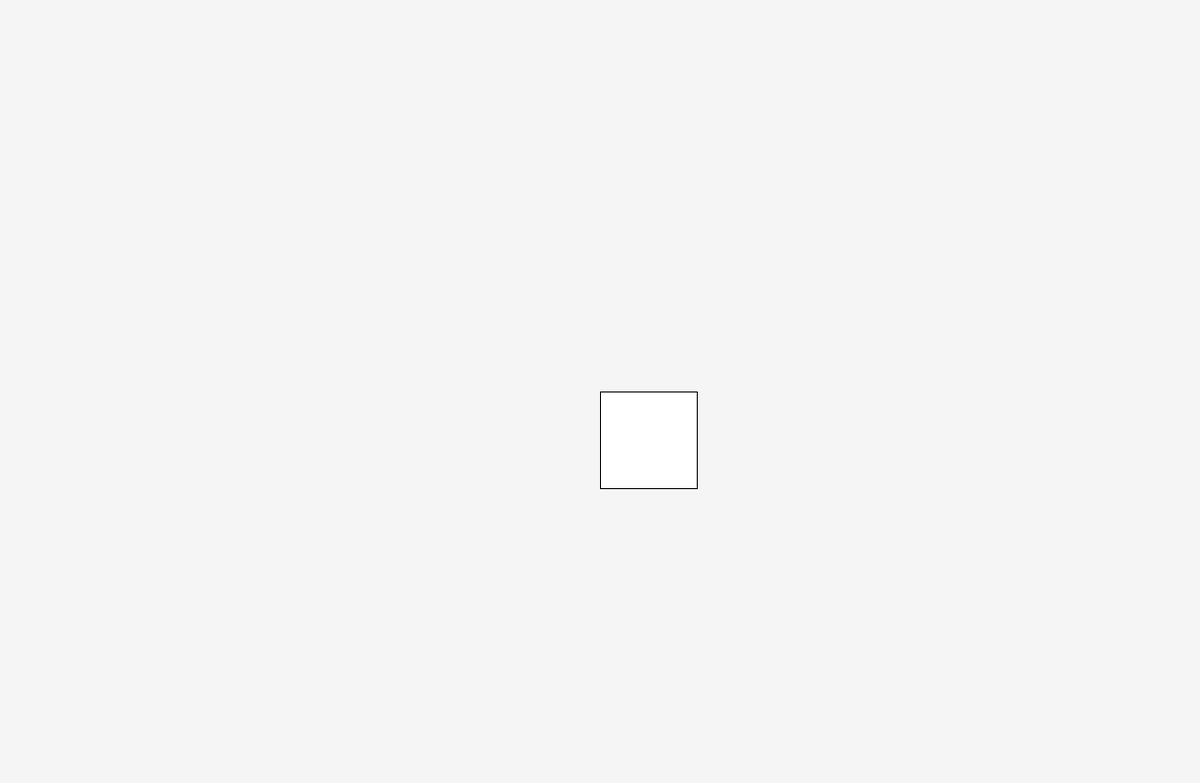
Frame 1 (no input)
Frame 60 (the mouse pressed at the canvas centre just before this capture): identical to frame 1, image omitted
Frame 120 (the mouse held since frame 60 and released just before this capture): identical to frame 1, image omitted

The Processing sketch that drew this single still picture (run headless with seeded random() and noise(); from frame 60 on, the mouse is pressed at the canvas centre):

// Processing sketch: Play
// ── Play.pde
Game game;

void setup() {
  size(1240,810);
  background(245);
  frameRate(60);
  game = new Game();
  game.update();
}
void draw() {
    game.update();
    //shape(game.map.map, width / 2.0, height / 2.0);
    //game.update();
}




void mousePressed(){
    loop();
}
// ── Bullet.pde
class Bullet{
  PShape shot;
  float X, Y, sX, sY;
  float rad;
  Bullet (float spd, float rad, float x, float y, float a, float b) {
    noStroke();
    shot = createShape(ELLIPSE,x,y,a,b);
    fill(100);
    sX = spd * cos(rad);
    sY = spd * sin(rad);
  }
  
  void update() {
     X += sX;
     Y += sY;
  }  
    
  void placeOnMap() {
    
    
    
  }
}
// ── Char_.pde
class Char_{
  PImage sprite;
  int HP, MHP, MP, MMP, ATT, DEF, SPD, DEX, VIT, WIS, LVL, pick;
  float X, Y, mX, mY;
  String Name;
  
  Char_ (int name) {
    if (name == 0) {Name = "PRIEST"; pick = 0;
      HP = 100;
      MHP = 100;
      MP = 100;
      MMP = 100;
      ATT = 12;
      DEF = 0;
      SPD = 12;
      DEX = 12;
      VIT = 10;
      WIS = 15;
      LVL = 1;
    }
    if (name == 1) {Name = "ARCHER"; pick = 1;
      HP = 130;
      MHP = 130;
      MP = 100;
      MMP = 100;
      ATT = 12;
      DEF = 0;
      SPD = 12;
      DEX = 12;
      VIT = 12;
      WIS = 10;
      LVL = 1;
    }
    if (name == 2) {Name = "WARRIOR"; pick = 2;
      HP = 200;
      MHP = 200;
      MP = 100;
      MMP = 100;
      ATT = 15;
      DEF = 0;
      SPD = 7;
      DEX = 10;
      VIT = 10;
      WIS = 10;
      LVL = 1;
    }
    if (name == 3) {Name = "ROGUE"; pick = 3;
      HP = 150;
      MHP = 150;
      MP = 100;
      MMP = 100;
      ATT = 10;
      DEF = 0;
      SPD = 15;
      DEX = 15;
      VIT = 15;
      WIS = 10;
      LVL = 1;
    }
  }
  
  void lvlUP() {
   if (pick == 0) {
     HP += (int) random(20, 30);
     MHP += (int) random(20, 30);
     MP += (int) random(5, 15);
     MMP += (int) random(5, 15);
     ATT += (int) random(0, 2);
     SPD += (int) random(1, 2);
     DEX += (int) random(0, 2);
     VIT += (int) random(0, 1);
     WIS += (int) random(1, 2);
     LVL++;
   }
  
  if (pick == 1) {
     HP += (int) random(20, 30);
     MHP += (int) random(20, 30);
     MP += (int) random(2, 8);
     MMP += (int) random(2, 8);
     ATT += (int) random(1, 2);
     SPD += (int) random(0, 2);
     DEX += (int) random(0, 2);
     VIT += (int) random(0, 1);
     WIS += (int) random(0, 2);
     LVL++;
   }
   
   if (pick == 2) {
     HP += (int) random(20, 30);
     MHP += (int) random(20, 30);
     MP += (int) random(2, 8);
     MMP += (int) random(2, 8);
     ATT += (int) random(1, 2);
     SPD += (int) random(0, 2);
     DEX += (int) random(0, 2);
     VIT += (int) random(1, 2);
     WIS += (int) random(0, 2);
     LVL++;
   }
   
   if (pick == 3) {
     HP += (int) random(20, 30);
     MHP += (int) random(20, 30);
     MP += (int) random(2, 8);
     MMP += (int) random(2, 8);
     ATT += (int) random(0, 2);
     SPD += (int) random(1, 2);
     DEX += (int) random(1, 2);
     VIT += (int) random(0, 1);
     WIS += (int) random(0, 2);
     LVL++;
   }
  
  }
  
  void update() {
    if (HP < 0) {
      die();
    }
    else{
      if (HP < MHP) {
        HP += (1 + .12 * VIT)/ 60;
      }
      if (MP < MMP) {
        MP += (1 + .6 * VIT)/60;
      }
    }
  }
  
  void shoot(){
    //noStroke();
    //ellipse(mouseX, mouseY, 5, 5); 
    //fill(123);
    Bullet a  = new Bullet(5, atan2(mouseX, mouseY), width/2, height/2, 15, 15);
    a.placeOnMap();
  }
  
  void die() {
    exit();
  
  }
}
// ── Game.pde
class Game{
  Map map;
  Char_ player;
  Game () {
    map = new Map();
    player = new Char_((int) random(0,3));
    update();
  }
  
  void update() {
    
    /*if(mousePressed){
      shoot();
      delay(1000/8);
    }*/                 ////for PROCESSOR
    map.update(player.SPD * 5.6 / 75 + 4);
    player.update();
  }

  
}
// ── Map.pde
class Map {
  //int[][] map = new int[100][100];
  PShape map;
  int X, Y;
  float rad;
  
  Map () {
    map = createShape(RECT, 0, 0, 100, 100);
    stroke(1);
    fill(255);
    rad = 0;
    X = width/2;
    Y = height/2;
    shape(map, X, Y);
  }
  
  void rot(float deg) {
    rad += deg;
    //translate(width/2,height/2);
    translate(X,Y);
    //translate(width, height);
    rotate(rad);
    //shape(map);
    //translate(X, Y);
    shape(map);
    //rotate(rad);
  }
  
  void move(float x, float y) {
    X += x;
    Y += y;
    rotate(rad);
    translate(X, Y);
    shape(map);
  }
  
  
  void update(float spd) {
    //clear();
    if (keyPressed) {
      clear();
      if (key == 'e') {
        rot(PI / 72);
      }
      if (key == 'q') {
        rot(- PI / 72);
      }
      if (key == 'w') {
        move(0, -spd);
      }
      if(key == 'a') {
        move(-spd, 0);
      }
      if (key == 's') {
        move(0, spd);
      }
      if(key == 'd') {
        move(spd, 0);
      }
    }
    //shape(map, X, Y);
  }
  
}
// ── stuff.pde
int value = 0;
int x = 0;
int dex = 75;
float sps = 1.5 + dex * 6.5 / 75;
